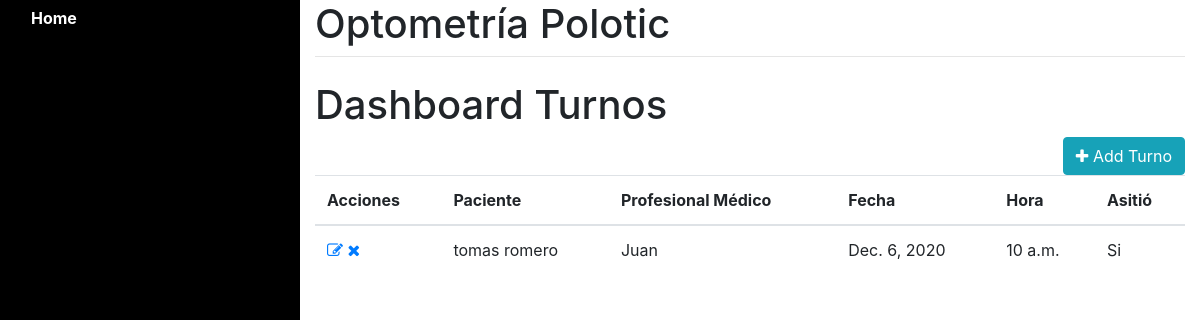
The app's page /turnos/, older data.
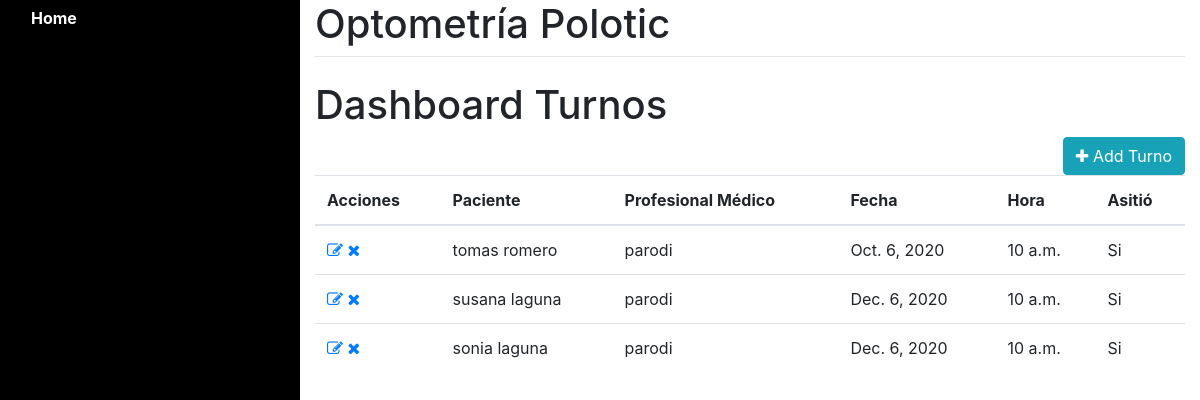
The same page, newer data.
### paciente/models.py (models this page shows, shortened)
class Turnos(models.Model):
    ASISTENCIA_CHOICES = (
        (1,"SI"),
        (2,"NO")
    )
    id_paciente=models.ForeignKey(Paciente,on_delete=models.CASCADE,related_name="paciente")
    id_usuario=models.ForeignKey(User,on_delete=models.CASCADE)
    fecha=models.DateField()
    hora=models.TimeField()
    asistencia=models.PositiveSmallIntegerField(choices=ASISTENCIA_CHOICES)

class Paciente(models.Model):
    GENERO_TYPE_CHOICES = (
        ('F',"FEMENINO"),
        ('M',"MASCULINO")
    )
    nombre =models.CharField(max_length=200)
    apellido=models.CharField(max_length=200)
    edad=models.IntegerField(blank=False)
    fechaNacimiento=models.DateField()
    genero=models.CharField(max_length=2,choices=GENERO_TYPE_CHOICES)
    email=models.EmailField()
    phone=models.CharField(max_length=13)
    direccion=models.CharField(max_length=300)
    documentoIdentidad=models.CharField("documento de identidad",max_length=10,unique=True)
    estatura=models.DecimalField(max_digits=6,decimal_places=2)
    peso=models.DecimalField(max_digits=6,decimal_places=2)

### users/models.py (models this page shows, shortened)
class User(AbstractUser):
      USER_TYPE_CHOICES = (
      (1, 'Secretaría'),
      (2, 'Profesional Médico'),
      (3, 'Ventas'),
      (4, 'Taller'),
      (5, 'Gerencia'),
  )
      rol = models.PositiveSmallIntegerField(choices=USER_TYPE_CHOICES)
      especialidad = models.TextField(max_length=200,default="")
      REQUIRED_FIELDS = ['rol','especialidad','first_name','last_name','email']

### paciente/views.py (the view)
# urls.py: path('turnos/', paciente.turnos,name="turnos"),
def turnos(request):
    turnos = Turnos.objects.all()
    return render(request, "turnos/dashboard.html",{"turnos":turnos})

### paciente/templates/turnos/dashboard.html (shortened to what this page needs)
{% extends "layout.html" %}
{% block body %}
<h1>Dashboard Turnos</h1>
<a href="{% url 'turnos_create' %}" class="btn btn-info" style="float:right"><i class="fa fa-plus"></i> Add Turno</a>
<table id="paciente" class="table table-condensed">
        <thead>
            <tr>
                <th>Acciones</th>
                <th>Paciente</th>
                <th>Profesional Médico</th>
                <th>Fecha</th>
                <th>Hora</th>
                <th>Asitió</th>
            </tr>
        </thead>
        <tbody>
            {% for turno in turnos %}
               <tr>
                   <td>
                       <a href="{% url 'turnos_edit' turno.id %}"><i class="fa fa-edit"></i></a>
                       <a href="{% url 'turnos_delete' turno.id %}" onclick="return deleteTurno()"><i class="fa fa-remove"></i></a>
                   </td>
                   <td>{{turno.id_paciente.nombre}} {{turno.id_paciente.apellido }}</td>
                   <td>{{turno.id_usuario.username}}</td>
                   <td>{{turno.fecha}}</td>
                   <td>{{turno.hora}}</td>
                   <td>{% if turno.asistencia == 1 %}
                          Si
                        {% else %}
                          No
                        {% endif %}
                   </td>
               </tr>
            {% endfor %}
        </tbody>
</table>
{% endblock %}

Row changes from the older to the newer data that the page shows:
changed Turnos "tomas": id_usuario.username "Juan" → "parodi"; fecha "Dec. 6, 2020" → "Oct. 6, 2020"
added Turnos: id_paciente.nombre "susana", id_paciente.apellido "laguna", id_usuario.username "parodi", fecha "Dec. 6, 2020", hora "10 a.m.", asistencia "Si"
added Turnos: id_paciente.nombre "sonia", id_paciente.apellido "laguna", id_usuario.username "parodi", fecha "Dec. 6, 2020", hora "10 a.m.", asistencia "Si"
